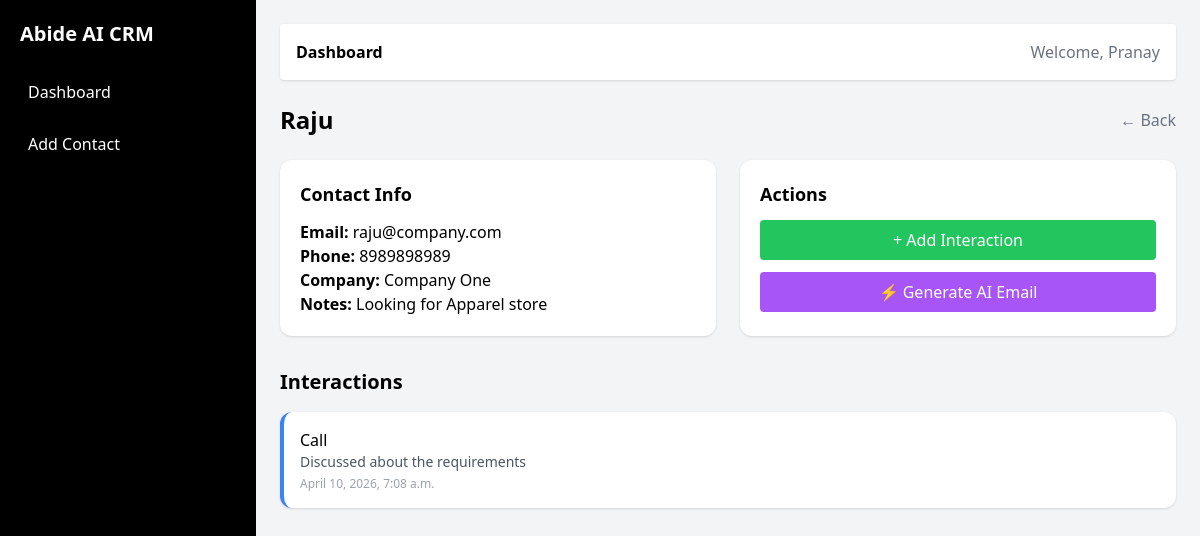
Screenshot of /3/ with the database file from the repository.
### contacts/models.py (models this page shows, shortened)
class Contact(models.Model):
    name = models.CharField(max_length=255)
    email = models.EmailField()
    phone = models.CharField(max_length=20, blank=True, null=True)
    company = models.CharField(max_length=255, blank=True, null=True)
    notes = models.TextField(blank=True, null=True)
    created_at = models.DateTimeField(auto_now_add=True)

class Interaction(models.Model):
    INTERACTION_TYPES = [
        ('call', 'Call'),
        ('email', 'Email'),
        ('meeting', 'Meeting'),
    ]
    contact = models.ForeignKey(Contact, on_delete=models.CASCADE, related_name='interactions')
    interaction_type = models.CharField(max_length=10, choices=INTERACTION_TYPES)
    notes = models.TextField()
    date = models.DateTimeField()

### contacts/views.py (the view)
# urls.py: path('<int:pk>/', views.contact_detail, name='contact_detail'),
def contact_detail(request, pk):
    contact = get_object_or_404(Contact, pk=pk)
    interactions = contact.interactions.all()
    return render(request, 'contacts/contact_detail.html', {
        'contact': contact,
        'interactions': interactions
    })

### contacts/templates/contacts/contact_detail.html
{% extends "base.html" %}
{% block content %}
<div class="max-w-5xl mx-auto">
    <div class="flex justify-between items-center mb-6">
        <h2 class="text-2xl font-bold">{{ contact.name }}</h2>
        <a href="/" class="text-gray-500 hover:text-black">← Back</a>
    </div>
    <div class="grid grid-cols-1 md:grid-cols-2 gap-6">
        <div class="bg-white p-5 rounded-xl shadow">
            <h3 class="font-semibold text-lg mb-3">Contact Info</h3>
            <p><strong>Email:</strong> {{ contact.email|default:"-" }}</p>
            <p><strong>Phone:</strong> {{ contact.phone|default:"-" }}</p>
            <p><strong>Company:</strong> {{ contact.company|default:"-" }}</p>
            <p><strong>Notes:</strong> {{ contact.notes|default:"-" }}</p>
        </div>
        <div class="bg-white p-5 rounded-xl shadow">
            <h3 class="font-semibold text-lg mb-3">Actions</h3>
            <div class="space-y-3">
                <a href="/{{ contact.id }}/add-interaction/"
                   class="block bg-green-500 text-white px-4 py-2 rounded text-center hover:bg-green-600">
                   + Add Interaction
                </a>
                <a href="/{{ contact.id }}/generate-email/"
                   class="block bg-purple-500 text-white px-4 py-2 rounded text-center hover:bg-purple-600">
                   ⚡ Generate AI Email
                </a>
            </div>
        </div>
    </div>
    <div class="mt-8">
        <h3 class="text-xl font-semibold mb-4">Interactions</h3>
        <div class="space-y-3">
            {% for interaction in interactions %}
                <div class="bg-white p-4 rounded-xl shadow border-l-4 border-blue-500">
                    <p class="font-medium capitalize">{{ interaction.interaction_type }}</p>
                    <p class="text-gray-600 text-sm">{{ interaction.notes }}</p>
                    <p class="text-xs text-gray-400 mt-1">
                        {{ interaction.date }}
                    </p>
                </div>
            {% empty %}
                <p class="text-gray-500">No interactions yet.</p>
            {% endfor %}
        </div>
    </div>
</div>
{% endblock %}

### rows the page displays
Contact: name "Raju", email "raju@company.com", phone "8989898989", company "Company One", notes "Looking for Apparel store"
Interaction: interaction_type "Call", notes "Discussed about the requirements", date "April 10, 2026, 7:08 a.m."
